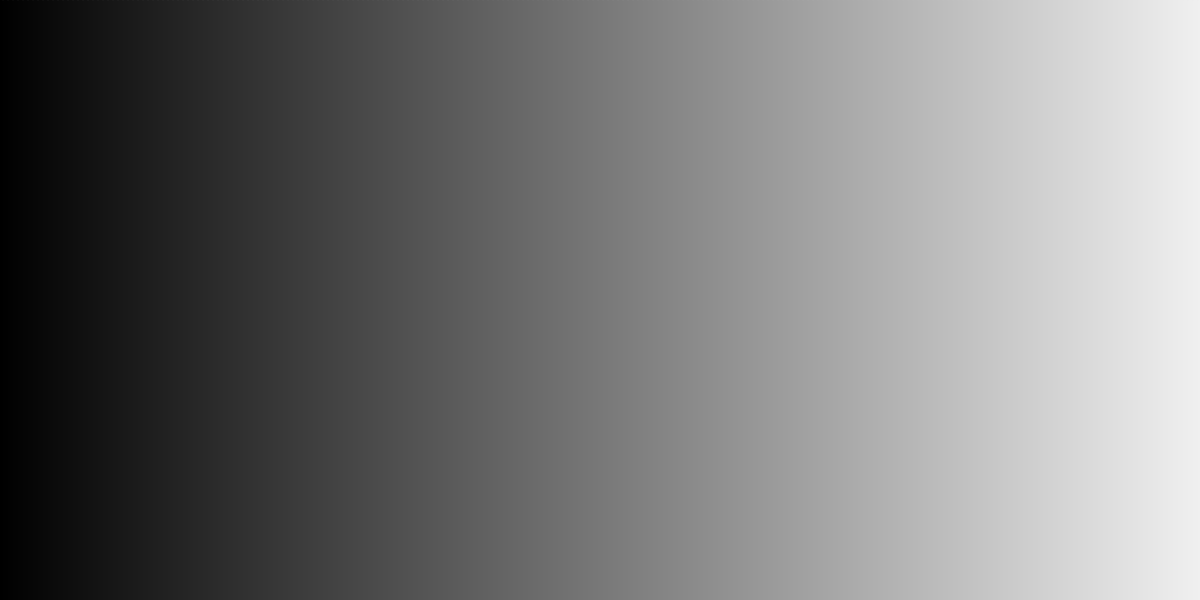
Frame 1 (no input)
Frame 60 (the mouse pressed at the canvas centre just before this capture): identical to frame 1, image omitted
Frame 120 (the mouse held since frame 60 and released just before this capture): identical to frame 1, image omitted

The Processing sketch that drew this single still picture (run headless with seeded random() and noise(); from frame 60 on, the mouse is pressed at the canvas centre):

// Processing sketch: ColourGradient
// ── ColourGradient.pde
// Rachel Menzies
// Colour Gradient

int weight = 5;
int col = 0;
int x = 0;

void setup()
{
  size(1200, 600);
  strokeWeight(weight);
}

//goes on forever!
void draw()
{
  // create a for loop
  // runs 255 times because 255 'colours' in grayscale
  for (int i=0; i<255; i++) {
    stroke(col);            // set stroke colour
                            // change to (0,0,col) to see something else
    line(x, 0, x, height);  // draw vertical line
    
    //change variables
    x = x + weight;  // change x position based on weight of line
    col++;           // increase colour by one
  }
}
